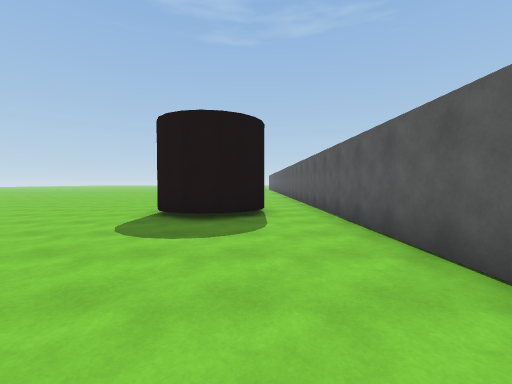
View 1 (above)

12 first-person views from a walk through a 3-D level made in the Unity game engine. The camera is 1.4 m above the floor, tilts 2° down and sees 90° across. The floor is counted in squares, 2 m on a side. Each view is taken from the middle of a square. On the plan, view 1 faces up. The plan holds only what a view shows up to about 9 squares ahead; the rest is blank. The place goes on beyond the plan.

View 2
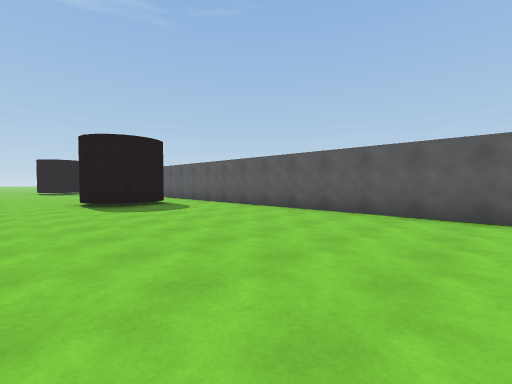

View 3
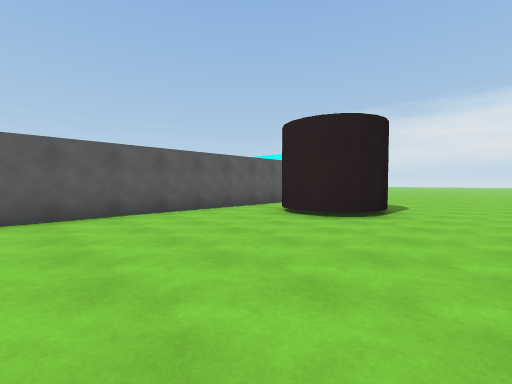

View 4
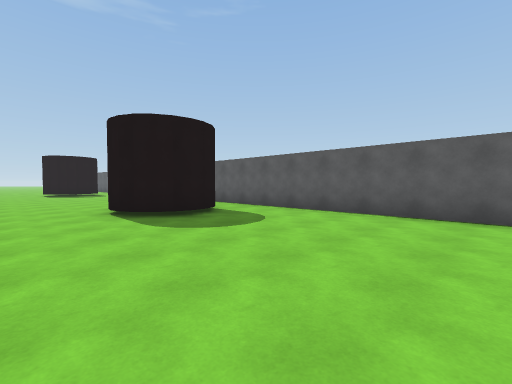

View 5
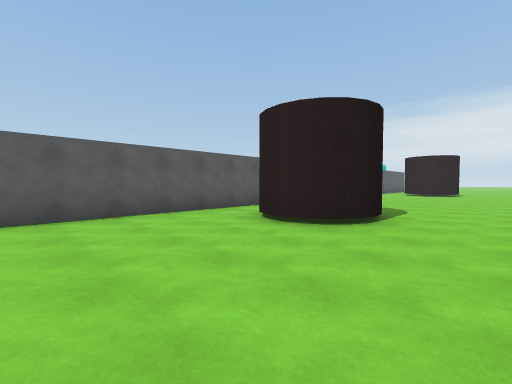

View 6
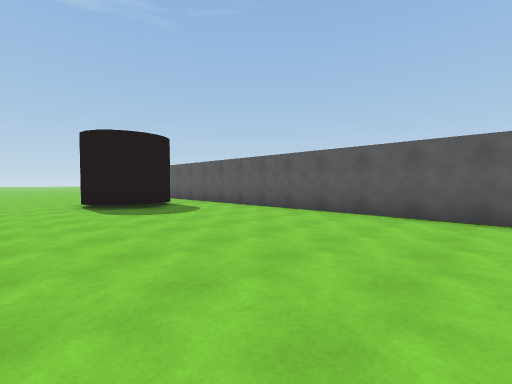

View 7
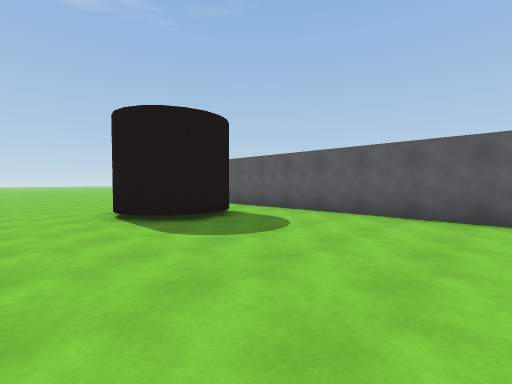

View 8
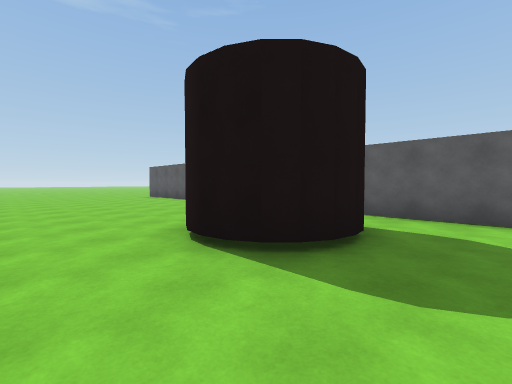

View 9
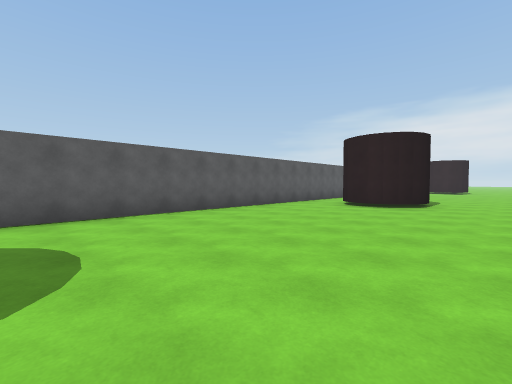

View 10
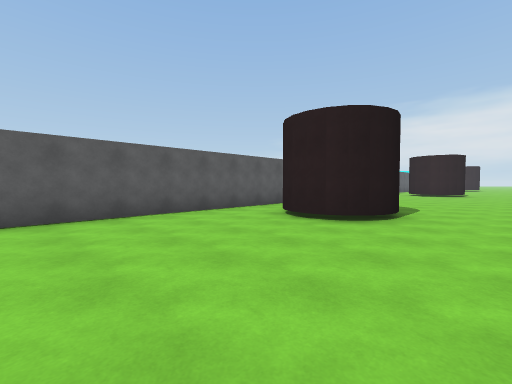

View 11
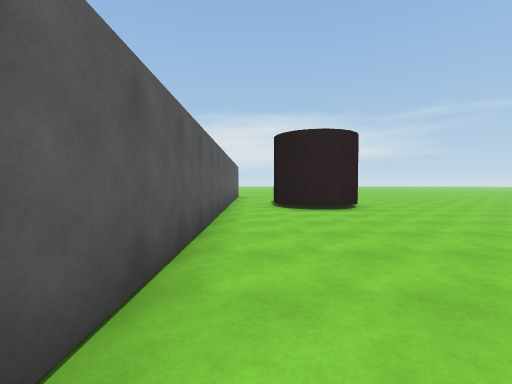

View 12
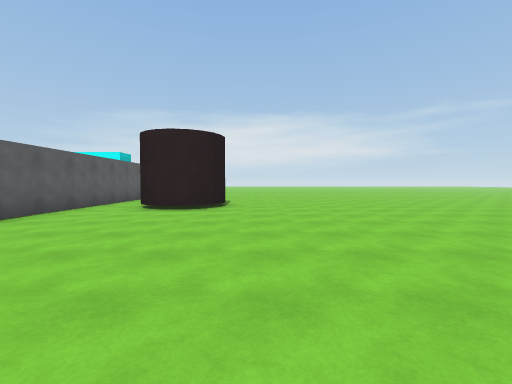

### Floor plan
Points are (right, up) in squares from view 1. A wall is a line through its corners. A room is listed if a view was taken in it or the views show most of it. See-through windows are left out.
Room 1 (views 1, 2, 3, 4, 11, 12)
walls: (-1.2, 4.9) (-2, 5.3); (-0.8, 4.9) (-1.6, 5); (-0.5, 5) (-1.5, 4.9) (-2.2, 5.6); (-2.1, 5.5) (-2.2, 5.8) (-2.3, 6.2) (-2.2, 7); (-0.1, 5.3) (-0.7, 5); (0.1, 5.6) (-0.3, 5.2); (-2.3, 6.4) (-2, 7.1); (0.2, 6.2) (0.1, 5.8) (0, 5.5); (-1, -4.6) (-0.2, -4.7); (-1.4, -4.7) (-0.6, -4.6); (-1.7, -5) (-0.8, -4.5) (0.1, -5); (-0.1, -4.9) (0.2, -5.2) (0.4, -5.5); (-2, -5.3) (-1.5, -4.9); (-2.1, -5.7) (-1.8, -5.2); (-2, -6.3) (-2.1, -5.9) (-2, -5.5); (1.8, -6.6) (1.7, 7.6)
ways out: opening at (-3.5, 8) to room 2; opening at (1, 7) to room 2
Room 2 (views 5, 6, 7, 8, 9)
walls: (-0.9, 16.2) (-2, 16.4) (-2.4, 17.3); (-1.3, 16.2) (-2.1, 16.6); (-0.6, 16.3) (-1.1, 16.2); (-1.7, 16.3) (-2.3, 16.9); (-0.1, 16.8) (-0.4, 16.5) (-0.8, 16.3); (-2.3, 17.1) (-2.4, 17.7); (-2.4, 17.5) (-2.3, 17.9); (-1.4, 7.4) (-1.1, 7.4) (-0.6, 7.4); (1.7, 7.6) (1.5, 18.6); (-2.2, 7) (-1.3, 7.5); (-2.2, 6.8) (-1.6, 7.4)
ways out: opening at (-3.5, 8) to room 1; opening at (1, 7) to room 1; opening at (-3.5, 17.5) to room 3; opening at (1, 17.5) to room 3
Room 3 (view 10)
walls: (-1.2, 18.7) (-0.8, 18.7) (-0.4, 18.5); (-2.1, 18.4) (-1.4, 18.8); (-2.2, 18.2) (-1.7, 18.7); (-2.3, 17.9) (-2, 18.6) (-1, 18.8); (1.5, 18.6) (1.5, 23.1)
ways out: opening at (-3.5, 17.5) to room 2; opening at (1, 17.5) to room 2

Where each view was taken, in squares from view 1:
view 1: 0 up, 0 right, facing up
view 2: 3 down, 4 left, facing up-right
view 3: 0 up, 4 left, facing down-right
view 4: 0 up, 4 left, facing up-right
view 5: 11 up, 4 left, facing down-right
view 6: 9 up, 4 left, facing up-right
view 7: 12 up, 4 left, facing up-right
view 8: 15 up, 4 left, facing up-right
view 9: 15 up, 4 left, facing down-right
view 10: 23 up, 4 left, facing down-right
view 11: 2 up, 1 right, facing down
view 12: 2 up, 3 left, facing down
